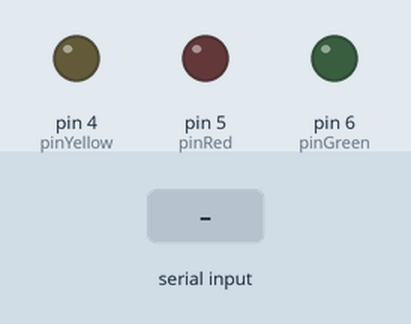
The sketch below on a simulated Arduino Uno, built with avr-gcc and run on an emulated ATmega328P. On the bench: output pins drawn as LEDs (lit = HIGH). Inputs (shaded band) come from the test bench.

Above: at 1.2 s.
1.3 s: "Y" received over the second serial link
At 2.5 s:
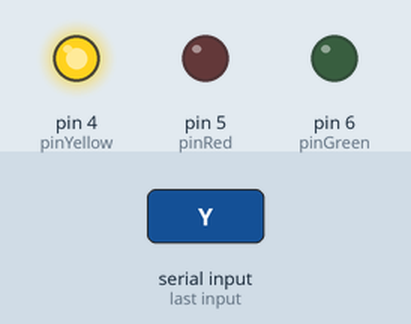
2.8 s: "G" received over the second serial link
At 3.7 s:
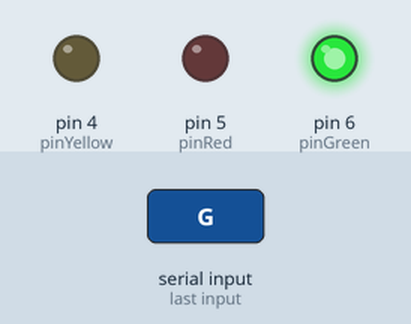
4.3 s: "R" received over the second serial link
At 4.7 s:
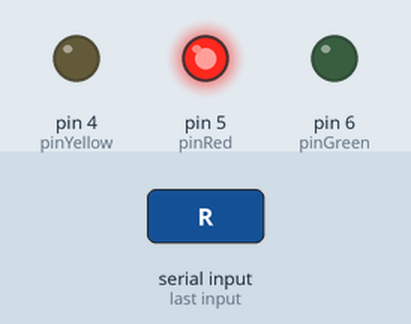
Timing chart, 0 to 7.3 s (numbered marks = the images above; inputs shaded):
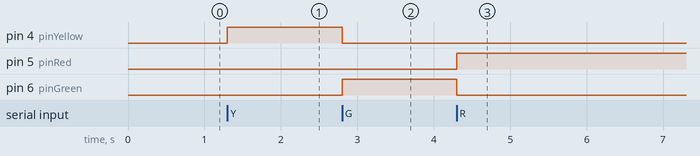

Measured:
- after the input at 1.3 s, pin 4 (pinYellow): LOW → HIGH at once
- after the input at 2.8 s, pin 4 (pinYellow): HIGH → LOW at once; pin 6 (pinGreen): LOW → HIGH at once
- after the input at 4.3 s, pin 5 (pinRed): LOW → HIGH at once; pin 6 (pinGreen): HIGH → LOW at once

The sketch:

SemaforoCindy.ino
```cpp
#include <SoftwareSerial.h>

SoftwareSerial bluetooth(2, 3);

int pinRed = 5;
int pinGreen = 6;
int pinYellow = 4;
int pinOk = 13;

void setup() {
  pinMode(pinRed, OUTPUT);
  pinMode(pinGreen, OUTPUT);
  pinMode(pinYellow, OUTPUT);

  bluetooth.begin(9600);
}

void loop() {
  if (bluetooth.available()) {
    char c = bluetooth.read();

    switch (c) {
      case 'Y':
        digitalWrite(pinRed, LOW);
        digitalWrite(pinYellow, HIGH);
        digitalWrite(pinGreen, LOW);
        bluetooth.println("Yellow");
        break;

      case 'G':
        digitalWrite(pinRed, LOW);
        digitalWrite(pinYellow, LOW);
        digitalWrite(pinGreen, HIGH);
        bluetooth.println("Green");
        break;

      case 'R':
        digitalWrite(pinRed, HIGH);
        digitalWrite(pinYellow, LOW);
        digitalWrite(pinGreen, LOW);
        bluetooth.println("Red");
        break;
    }

    digitalWrite(pinOk, HIGH);
    delay(200);
    digitalWrite(pinOk, LOW);
  }
}
```
